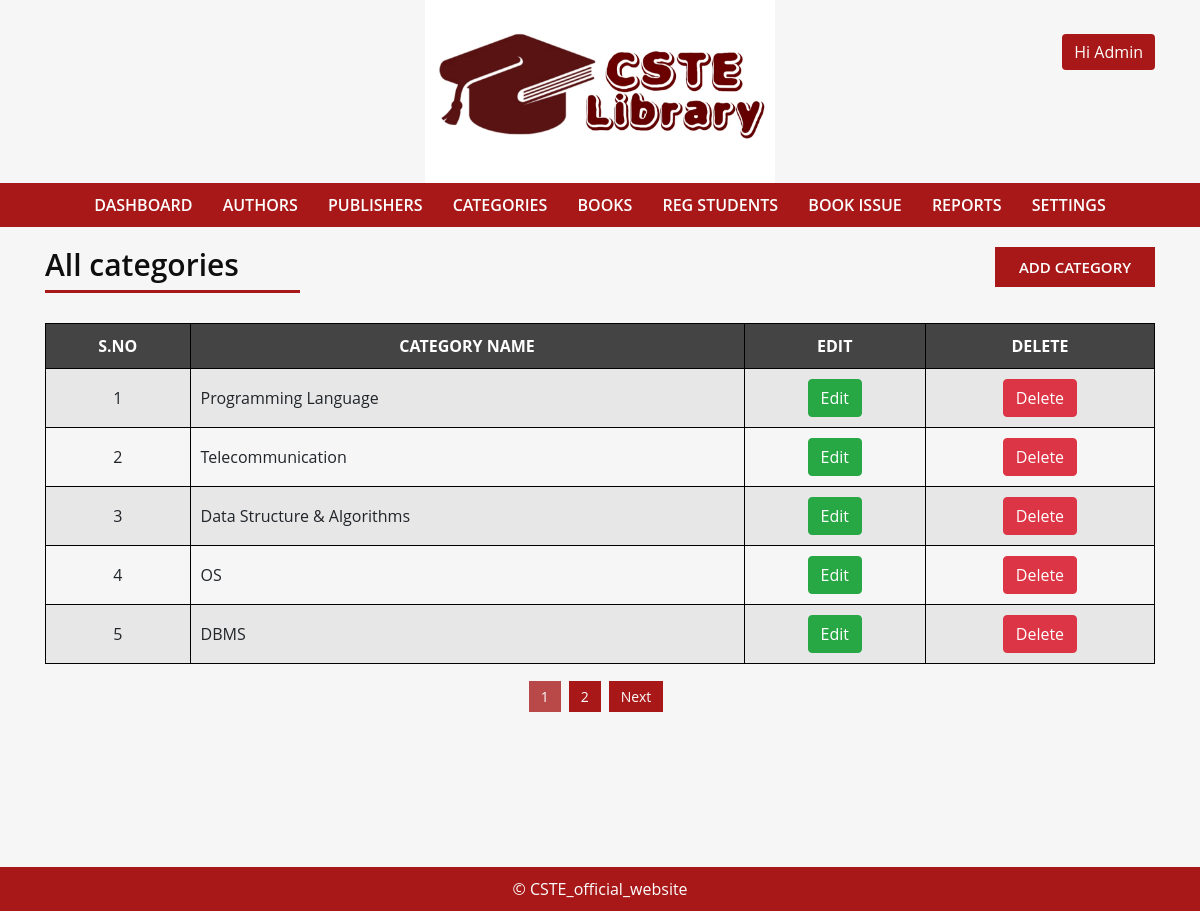
Screenshot of /category.php (signed in) with the database file from the repository.
### tables this page shows
CREATE TABLE `category` (
  `category_id` int(11) NOT NULL,
  `category_name` varchar(40) NOT NULL
);

### config.php (called while the page is built, shortened)
<?php
$limit = 5;
?>

### category.php (the view, shortened to what this page needs)
<?php include "header.php" ?>
<div id="admin-content">
    <div class="container">
        <div class="row">
            <div class="col-md-3">
                <h2 class="admin-heading">All categories</h2>
            </div>
            <div class="offset-md-7 col-md-2">
                <a class="add-new" href="add-category.php">Add category</a>
            </div>
        </div>
        <div class="row">
            <div class="col-md-12">
                <?php
                  if(isset($_GET['page'])){
                    $page = $_GET['page'];
                  }else{
                    $page = 1;
                  }
                  $offset = ($page - 1) * $limit;
                  $sql = "SELECT * FROM category ORDER BY category_id DESC LIMIT {$offset}, {$limit}";
                  $result = mysqli_query($conn, $sql); ?>
                    <table class="content-table">
                    <thead>
                      <th>S.No</th>
                      <th>Category Name</th>
                      <th>Edit</th>
                      <th>Delete</th>
                    </thead>
                    <tbody>
                    <?php if(mysqli_num_rows($result) > 0){
                    $serial = $offset + 1;
                      while($row = mysqli_fetch_assoc($result)) { ?>
                      <tr>
                        <td><?php echo $serial; ?></td>
                        <td><?php echo $row['category_name']; ?></td>
                        <td class="edit">
                          <a href="update-category.php?cid=<?php echo $row['category_id']; ?>" class="btn btn-success">Edit</a>
                        </td>
                        <td class="delete">
                          <a href="#" class="btn btn-danger delete-category" data-cid =<?php echo $row['category_id']; ?> >Delete</a>
                        </td>
                      </tr>
                    <?php $serial++;
                      }
                    }else{ ?>
                      <tr>
                        <td colspan="4">No Categories Found</td>
                      </tr>
                    <?php } ?>
                    </tbody>
                </table>
                <?php
                $sql1 = "SELECT * FROM category";
                $result1 = mysqli_query($conn, $sql1);
                if(mysqli_num_rows($result1) > 0){
                  $total_records = mysqli_num_rows($result1);
                  $total_page = ceil($total_records / $limit);
                  if($total_page > 1){
                    $pagination = "<ul class='pagination admin-pagination'>";
                    for($i = 1; $i <= $total_page; $i++){
                      if($i == $page){
                        $active = "active";
                      }else{
                        $active = "";
                      }
                      $pagination .= '<li class="'.$active.'"><a href="category.php?page='.$i.'">'.$i.'</a></li>';
                    }
                    if($total_page > $page){
                      $pagination .= '<li class=""><a href="category.php?page='.($page + 1).'">Next</a></li>';
                    }
                    $pagination .= "</ul>";
                    echo $pagination;
                  }
                } ?>
            </div>
        </div>
    </div>
</div>
<?php include "footer.php"; ?>

### css/style.css (style rules this page uses)
body { background: #F6F6F6; font-family: 'Open Sans', sans-serif; }
a, a:hover, a:focus { text-decoration: none; outline: none; }
ul { margin:0; padding:0; list-style:none; }
#admin-content { min-height: 80vh; padding: 20px 0 40px; }
#admin-content .admin-heading { color: #0E0E0E; font-size: 30px; font-weight: 600; margin: 0 0 40px; position: relative; }
#admin-content .admin-heading:after { content : ""; background: #A00000; width: 100%; height: 3px; opacity: 0.9; position: absolute; left: 0; bottom: -10px; }
#admin-content .add-new { background: #A00000; color: #fff; font-size: 15px; font-weight: 600; text-align: center; text-transform: uppercase; border: 2px solid transparent; padding: 7px 15px; display: block; opacity: 0.9; transition: all 0.3s; }
#admin-content .content-table { width: 100%; margin: 0 0 20px; }
#admin-content .content-table thead { background: #444; color: #fff; }
#admin-content .content-table th { text-align: center; text-transform: uppercase; border: 1px solid #000; padding: 10px; }
#admin-content .content-table tbody tr:nth-child(odd) { background: #e7e7e7; }
#admin-content .content-table tbody tr:nth-child(even) { background: transparent; }
#admin-content .content-table tbody td { text-align: center; border: 1px solid #000; padding: 10px; }
#admin-content .content-table tbody td:nth-child(2), #admin-content .content-table tbody td:nth-child(5) { text-align: left; }
.pagination { text-align: center; display: block; }
.pagination li { display: inline-block; margin-right: 8px; }
.pagination li a { background: #A00000; color: #fff; font-size: 14px; padding: 6px 12px; opacity: 0.9; }
.pagination li.active > a { background: #A00000; opacity: 0.7; }

### rows the page displays
category: category_name "Programming Language"
category: category_name "Telecommunication"
category: category_name "Data Structure & Algorithms"
category: category_name "OS"
category: category_name "DBMS"
